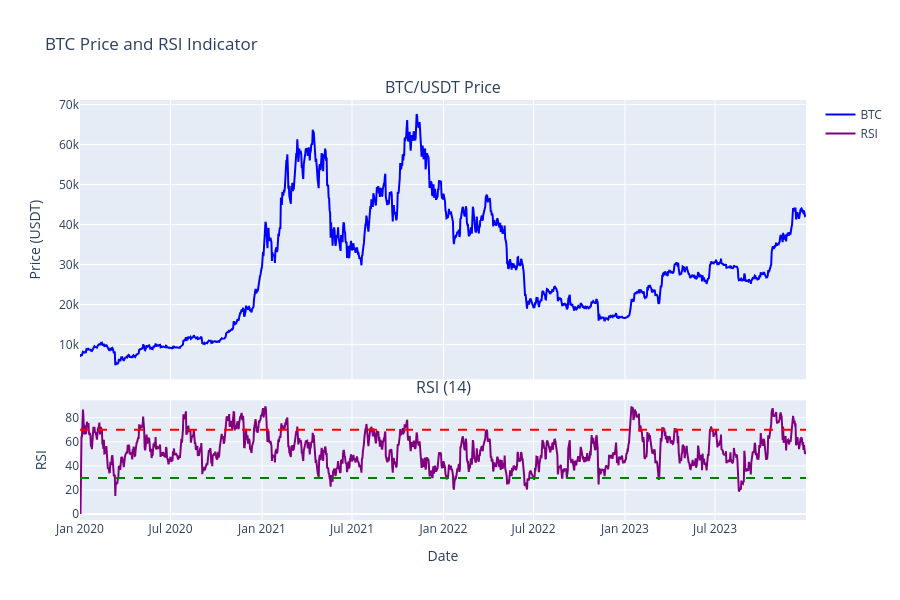

The notebook cell this image was saved under:
### Code cell
# Layout and display
fig.update_layout(
    height=600,
    title="BTC Price and RSI Indicator",
    showlegend=True,
    xaxis2_title="Date",
    yaxis_title="Price (USDT)",
    yaxis2_title="RSI",
)
fig.show()

### Figure 1 — Plotly figure (JSON) as saved in the notebook; plotly's stock layout.template omitted (floating-point values rounded to 4 significant figures; data arrays with more than 128 entries replaced by an {"elided": "..."} marker saying what was removed)
{"data": [{"line": {"color": "blue"}, "name": "BTC", "type": "scatter", "x": {"elided": "1461 str values"}, "xaxis": "x", "y": {"elided": "1461 float values"}, "yaxis": "y"}, {"line": {"color": "purple"}, "name": "RSI", "type": "scatter", "x": {"elided": "1461 str values"}, "xaxis": "x2", "y": {"elided": "1461 float values"}, "yaxis": "y2"}], "layout": {"annotations": [{"font": {"size": 16}, "showarrow": false, "text": "BTC/USDT Price", "x": 0.5, "xanchor": "center", "xref": "paper", "y": 1.0, "yanchor": "bottom", "yref": "paper"}, {"font": {"size": 16}, "showarrow": false, "text": "RSI (14)", "x": 0.5, "xanchor": "center", "xref": "paper", "y": 0.285, "yanchor": "bottom", "yref": "paper"}], "height": 600, "shapes": [{"line": {"color": "green", "dash": "dash"}, "type": "line", "x0": 0, "x1": 1, "xref": "x2 domain", "y0": 30, "y1": 30, "yref": "y2"}, {"line": {"color": "red", "dash": "dash"}, "type": "line", "x0": 0, "x1": 1, "xref": "x2 domain", "y0": 70, "y1": 70, "yref": "y2"}], "showlegend": true, "title": {"text": "BTC Price and RSI Indicator"}, "xaxis": {"anchor": "y", "domain": [0.0, 1.0], "matches": "x2", "showticklabels": false}, "xaxis2": {"anchor": "y2", "domain": [0.0, 1.0], "title": {"text": "Date"}}, "yaxis": {"anchor": "x", "domain": [0.335, 1.0], "title": {"text": "Price (USDT)"}}, "yaxis2": {"anchor": "x2", "domain": [0.0, 0.285], "title": {"text": "RSI"}}}}
